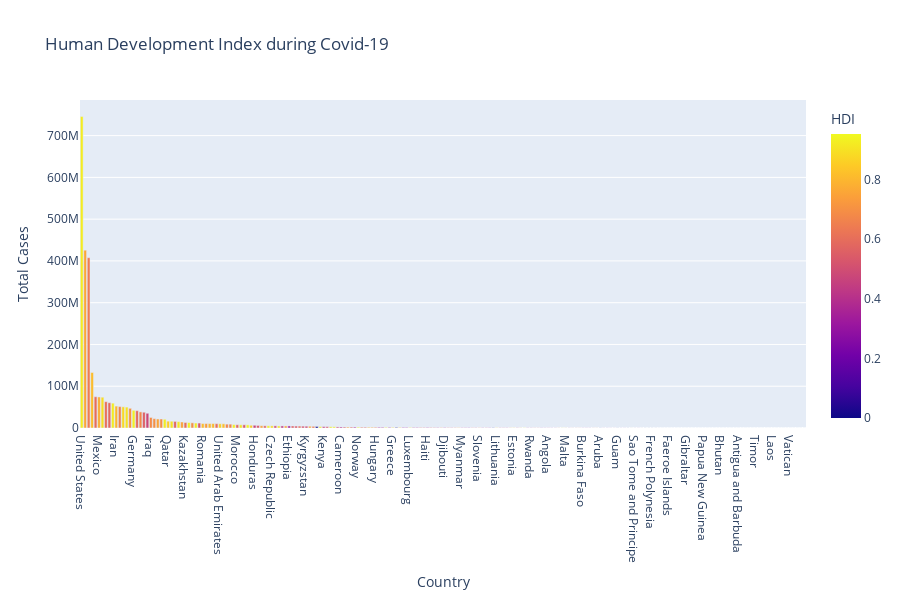

Here is the notebook cell this chart was saved with:
### Markdown cell above
The Pandemic shock put the world on quarantine and paused economic operations that affected energy consumption and economic output.Economies were put at a standstill with the stringent measures that were put during covid to curb the spread of Covid. You can see a drop in GDP per capita in all countries with the highest number of covid-19 cases.

### Code cell
#Checking the HDI
fg = px.bar(transf, x='Country', y='Total Cases', hover_data=['Population', 'Total Deaths'], color= 'HDI', height=600, title="Human Development Index during Covid-19")
fg.show()

### Figure 1 — Plotly figure (JSON) as saved in the notebook; plotly's stock layout.template omitted (floating-point values rounded to 4 significant figures; data arrays with more than 128 entries replaced by an {"elided": "..."} marker saying what was removed)
{"data": [{"alignmentgroup": "True", "customdata": {"elided": "210x2 float values"}, "hovertemplate": "Country=%{x}<br>Total Cases=%{y}<br>Population=%{customdata[0]}<br>Total Deaths=%{customdata[1]}<br>HDI=%{marker.color}<extra></extra>", "legendgroup": "", "marker": {"color": {"elided": "210 float values"}, "coloraxis": "coloraxis", "pattern": {"shape": ""}}, "name": "", "offsetgroup": "", "orientation": "v", "showlegend": false, "textposition": "auto", "type": "bar", "x": {"elided": "210 str values"}, "xaxis": "x", "y": {"elided": "210 int values"}, "yaxis": "y"}], "layout": {"barmode": "relative", "coloraxis": {"colorbar": {"title": {"text": "HDI"}}, "colorscale": [[0, "#0d0887"], [0.1111, "#46039f"], [0.2222, "#7201a8"], [0.3333, "#9c179e"], [0.4444, "#bd3786"], [0.5556, "#d8576b"], [0.6667, "#ed7953"], [0.7778, "#fb9f3a"], [0.8889, "#fdca26"], [1, "#f0f921"]]}, "height": 600, "legend": {"tracegroupgap": 0}, "title": {"text": "Human Development Index during Covid-19"}, "xaxis": {"anchor": "y", "domain": [0, 1], "title": {"text": "Country"}}, "yaxis": {"anchor": "x", "domain": [0, 1], "title": {"text": "Total Cases"}}}}
